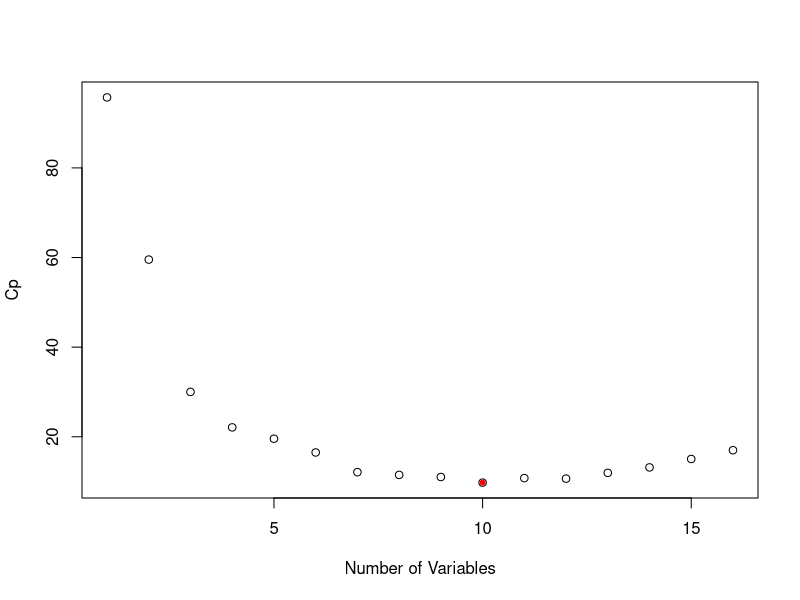
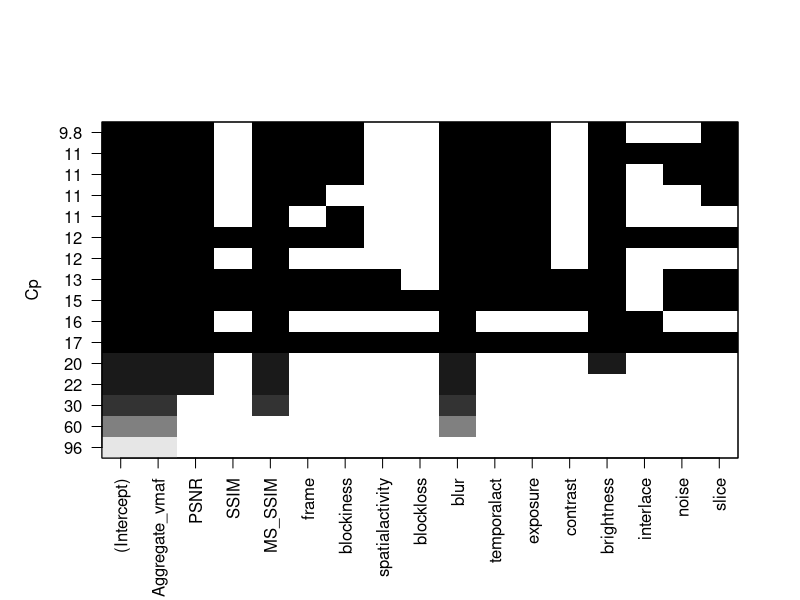
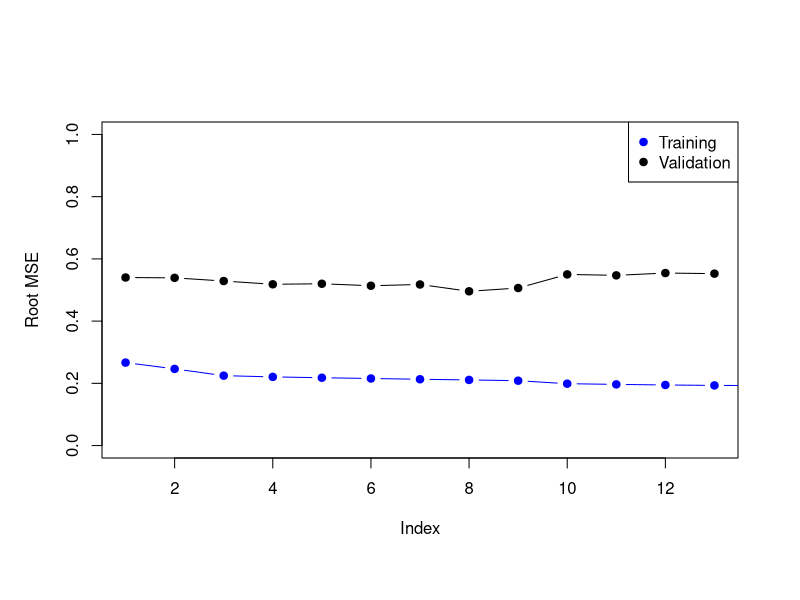

Source code (R) for these figures, in order: (Note: this script raises an error after producing the figures.)
## ---- chunk 1
knitr::opts_chunk$set(echo = TRUE)
require(ggplot2)
require(MASS)
require(boot)
require(splines)
require(png)
require(readr)
require(dplyr)
require(knitr)
library(glmnet)
library(leaps)
## ---- chunk 2
data<-read_csv("all_one_file.csv")

#Bierzemy tlyko DB1
data_db1 <-filter(data, `DB` == "DB1") %>% subset(.,select = -c(DB,Source_file,Ref_video,Resolution, Color_encoding,flickering, letterbox, pillarbox, blockout, freezing, fps, two_res, one_res, duration))

#Przeksztalcamy zmienna kategoryczna na numeryczna
data_db1$Subject_score <- as.numeric(data_db1$Subject_score)
#data_db1$duration <- as.numeric(data_db1$duration)
data_db1$noise <- as.numeric(data_db1$noise)
data_db1 <- na.omit(data_db1)


#Normalizacja
data_db1 <- scale(data_db1, center = TRUE, scale = TRUE) %>% as.data.frame()
summary(data_db1)

## ---- chunk 3

model <- lm(Subject_score~., data_db1)
summary(model)


## ---- chunk 4
library(leaps)
regfit.full=regsubsets(Subject_score~.,data=data_db1)
summary(regfit.full)
## ---- chunk 5
#nvmax -> Maksymalna ilosc wspolczynnikow ktore bierzemy pod uwage
regfit.full=regsubsets(Subject_score~.,data=data_db1, nvmax=17)
reg.summary=summary(regfit.full)
names(reg.summary)
plot(reg.summary$cp,xlab="Number of Variables",ylab="Cp")
a=which.min(reg.summary$cp)
points(a,reg.summary$cp[a],pch=20,col="red")
## ---- chunk 6
plot(regfit.full,scale="Cp")
coef(regfit.full,10)
## ---- chunk 7
dim(data_db1)
set.seed(1)
train=sample(seq(202),160,replace=FALSE)
train
regfit.fwd=regsubsets(Subject_score~.,data=data_db1[train,],nvmax=17,method="forward")
## ---- chunk 8
val.errors=rep(NA,13)
x.test=model.matrix(Subject_score~.,data=data_db1[-train,])
for(i in 1:13){
  coefi=coef(regfit.fwd,id=i)
  pred=x.test[,names(coefi)]%*%coefi
  val.errors[i]=mean((data_db1$Subject_score[-train]-pred)^2)
}
plot(sqrt(val.errors),ylab="Root MSE",ylim=c(0,1.0),pch=19,type="b")
points(sqrt(regfit.fwd$rss[-1]/400),col="blue",pch=19,type="b")
legend("topright",legend=c("Training","Validation"),col=c("blue","black"),pch=19)
## ---- chunk 9
predict.regsubsets=function(object,newdata,id,...){
  form=as.formula(object$call[[2]])
  mat=model.matrix(form,newdata)
  coefi=coef(object,id=id)
  mat[,names(coefi)]%*%coefi
}
## ---- chunk 10
set.seed(11)
data_db1_small = data_db1
folds=sample(rep(1:10,length=nrow(data_db1_small)))
folds
table(folds)
cv.errors=matrix(NA,10,13)
for(k in 1:10){
  best.fit=regsubsets(Subject_score~.,data=data_db1_small[folds!=k,],nvmax=13,method="forward")
  for(i in 1:13){
    pred=predict(best.fit,data_db1_small[folds==k,],id=i)
    cv.errors[k,i]=mean( (data_db1_small$Subject_score[folds==k]-pred)^2)
  }
}
rmse.cv=sqrt(apply(cv.errors,2,mean))
plot(rmse.cv,pch=19,type="b")
## ---- chunk 11
library(glmnet)
x=model.matrix(Subject_score~.-1,data=data_db1) 
y=data_db1$Subject_score

#alpha=0 -> mowi ze regularyzacja l2
fit.ridge=glmnet(x,y,alpha=0)
plot(fit.ridge,xvar="lambda",label=TRUE)
cv.ridge=cv.glmnet(x,y,alpha=0)
plot(cv.ridge)
## ---- chunk 12
fit.lasso=glmnet(x,y)
plot(fit.lasso,xvar="lambda",label=TRUE)
cv.lasso=cv.glmnet(x,y)
plot(cv.lasso)
coef(cv.lasso)
## ---- chunk 13
lasso.tr=glmnet(x[train,],y[train])
lasso.tr
pred=predict(lasso.tr,x[-train,])
dim(pred)
rmse= sqrt(apply((y[-train]-pred)^2,2,mean))
plot(log(lasso.tr$lambda),rmse,type="b",xlab="Log(lambda)")
lam.best=lasso.tr$lambda[order(rmse)[1]]
lam.best
coef(lasso.tr,s=lam.best)
